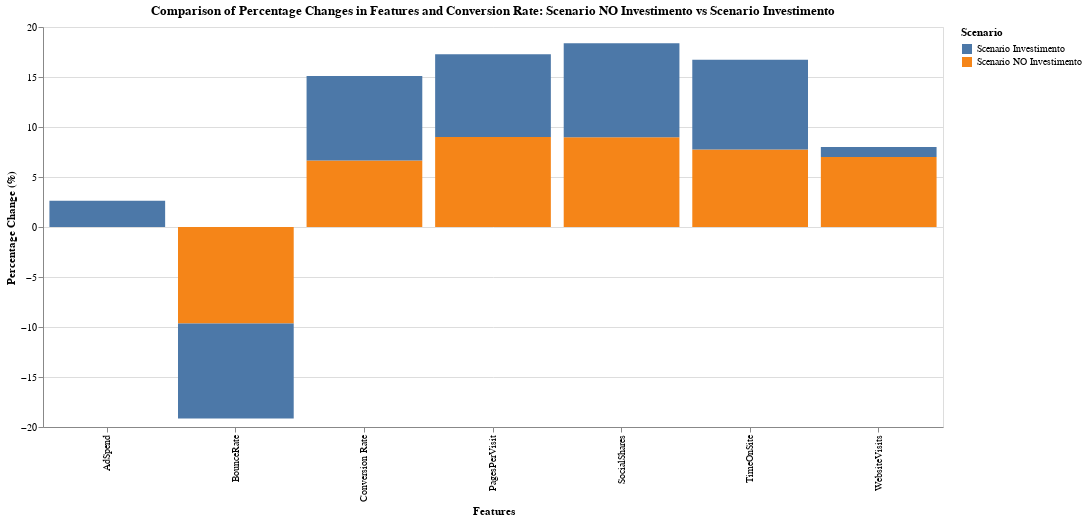

Notebook code cell kept with this figure:
### Markdown cell above
## Valutazione scenari

### Code cell
# Dati per Scenario NO Investimento e Scenario Investimento
features = ['TimeOnSite', 'PagesPerVisit', 'WebsiteVisits', 'SocialShares', 'BounceRate', 'AdSpend', 'Conversion Rate']
scenario_no_investimento_changes = [7.75, 9.01, 7.01, 8.98, -9.65, 0, 6.64]  # AdSpend bloccato
scenario_investimento_changes = [8.98, 8.27, 0.98, 9.39, -9.50, 2.62, 8.47]

# Creiamo un DataFrame per Altair
data = {
    'Feature': features + features,
    'Percentage Change': scenario_no_investimento_changes + scenario_investimento_changes,
    'Scenario': ['Scenario NO Investimento'] * len(features) + ['Scenario Investimento'] * len(features)
}
df_medie3 = pd.DataFrame(data)

# Grafico a barre comparativo
bar_chart = alt.Chart(df_medie3).mark_bar().encode(
    x=alt.X('Feature:N', title='Features'),
    y=alt.Y('Percentage Change:Q', title='Percentage Change (%)'),
    color='Scenario:N',
    tooltip=['Feature', 'Percentage Change', 'Scenario']
).properties(
    title="Comparison of Percentage Changes in Features and Conversion Rate: Scenario NO Investimento vs Scenario Investimento",
    width=900,
    height=400
)

# Mostra il grafico
bar_chart.display()

### Figure 1 — Vega-Lite specification as saved in the notebook (floating-point values rounded to 4 significant figures)
{"config": {"view": {"continuousWidth": 300, "continuousHeight": 300}}, "data": {"name": "data-1855fd8ab516ce5aca6a50ce067f1f75"}, "mark": {"type": "bar"}, "encoding": {"color": {"field": "Scenario", "type": "nominal"}, "tooltip": [{"field": "Feature", "type": "nominal"}, {"field": "Percentage Change", "type": "quantitative"}, {"field": "Scenario", "type": "nominal"}], "x": {"field": "Feature", "title": "Features", "type": "nominal"}, "y": {"field": "Percentage Change", "title": "Percentage Change (%)", "type": "quantitative"}}, "height": 400, "title": "Comparison of Percentage Changes in Features and Conversion Rate: Scenario NO Investimento vs Scenario Investimento", "width": 900, "$schema": "https://vega.github.io/schema/vega-lite/v5.17.0.json", "datasets": {"data-1855fd8ab516ce5aca6a50ce067f1f75": [{"Feature": "TimeOnSite", "Percentage Change": 7.75, "Scenario": "Scenario NO Investimento"}, {"Feature": "PagesPerVisit", "Percentage Change": 9.01, "Scenario": "Scenario NO Investimento"}, {"Feature": "WebsiteVisits", "Percentage Change": 7.01, "Scenario": "Scenario NO Investimento"}, {"Feature": "SocialShares", "Percentage Change": 8.98, "Scenario": "Scenario NO Investimento"}, {"Feature": "BounceRate", "Percentage Change": -9.65, "Scenario": "Scenario NO Investimento"}, {"Feature": "AdSpend", "Percentage Change": 0.0, "Scenario": "Scenario NO Investimento"}, {"Feature": "Conversion Rate", "Percentage Change": 6.64, "Scenario": "Scenario NO Investimento"}, {"Feature": "TimeOnSite", "Percentage Change": 8.98, "Scenario": "Scenario Investimento"}, {"Feature": "PagesPerVisit", "Percentage Change": 8.27, "Scenario": "Scenario Investimento"}, {"Feature": "WebsiteVisits", "Percentage Change": 0.98, "Scenario": "Scenario Investimento"}, {"Feature": "SocialShares", "Percentage Change": 9.39, "Scenario": "Scenario Investimento"}, {"Feature": "BounceRate", "Percentage Change": -9.5, "Scenario": "Scenario Investimento"}, {"Feature": "AdSpend", "Percentage Change": 2.62, "Scenario": "Scenario Investimento"}, {"Feature": "Conversion Rate", "Percentage Change": 8.47, "Scenario": "Scenario Investimento"}]}}
